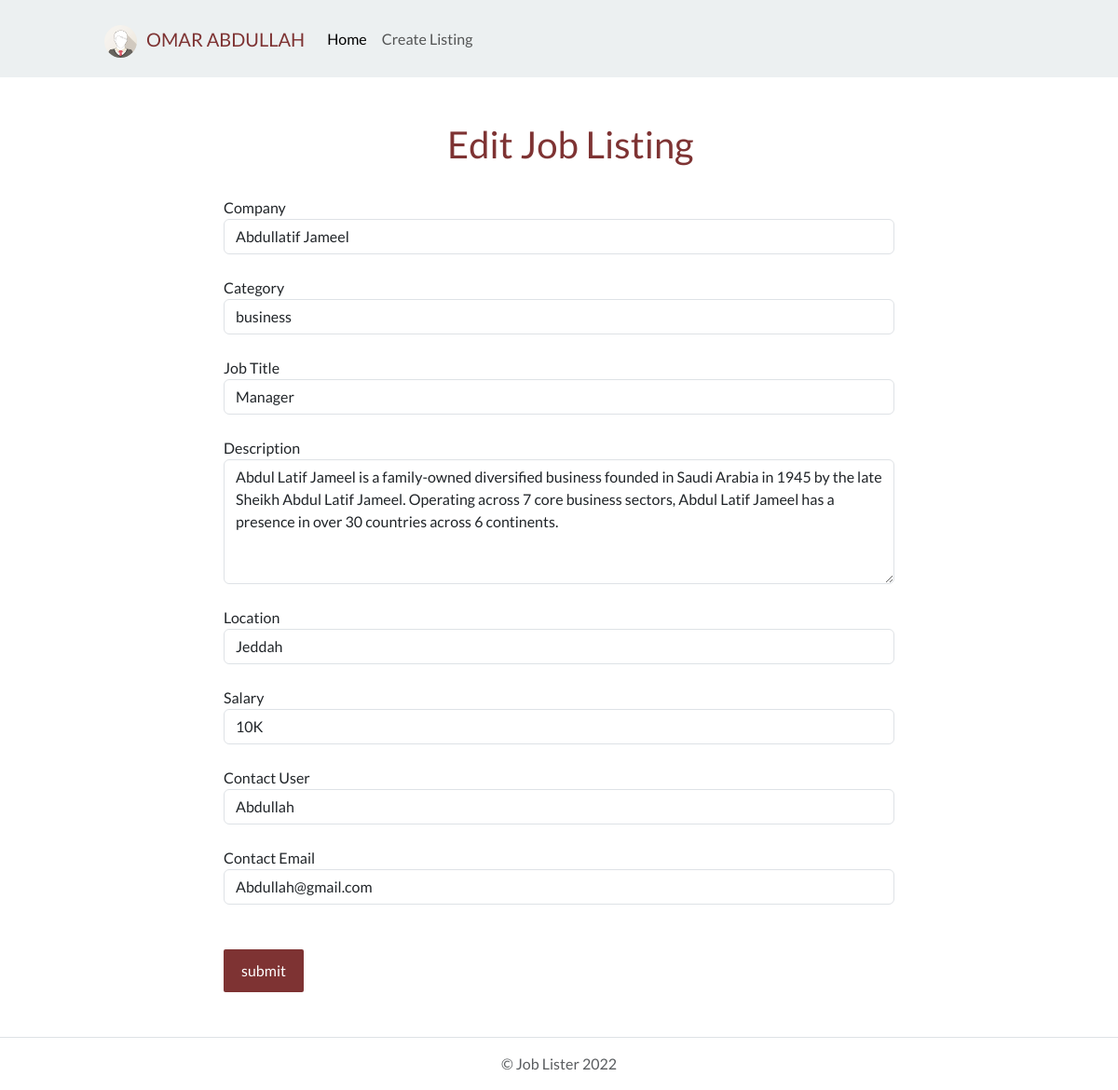
Page /edit.php?id=15 on the committed database.
### tables this page shows
CREATE TABLE `jobs` (
  `id` int(11) NOT NULL,
  `category_id` int(11) NOT NULL,
  `company` varchar(255) NOT NULL,
  `job_title` varchar(255) NOT NULL,
  `description` varchar(255) NOT NULL,
  `salary` varchar(255) NOT NULL,
  `location` varchar(255) NOT NULL,
  `contact_user` varchar(255) NOT NULL,
  `contact_email` varchar(255) NOT NULL,
  `post_date` timestamp NOT NULL DEFAULT current_timestamp()
);

### lib/Template.php (called while the page is built, shortened)
<?php
class Template {
    protected $template;
    public function __construct($template) {
        $this->template = $template ;
    }
    public function __toString() {
        include basename($this->template);
        return ob_get_clean();
    }
}

### lib/Database.php (called while the page is built, shortened)
<?php
class Database {
    private $host = DB_HOST;
    private $user = DB_USER;
    private $pass = DB_PASS;
    private $dbname = DB_NAME;
    private $dbh;
    private $stmt;
    public function __construct() {
        $dsn = "mysql:host=" . $this->host . ";dbname=" . $this->dbname;
        $options = array(
            PDO::ATTR_PERSISTENT => true ,
            PDO::ATTR_ERRMODE => PDO::ERRMODE_EXCEPTION
        );
        try {
            $this->dbh = new PDO($dsn, $this->user, $this->pass, $options);
        } catch (PDOException $e) {
            $this->error = $e->getMessage();
        }
    }
        public function query($query) {
            $this->stmt = $this->dbh->prepare($query);
        }
        public function bind($param, $value, $type = null) {
            if (is_null($type)) {
                switch(true){
                    default :
                        $type = PDO::PARAM_STR;
                }
            }
            $this->stmt->bindValue($param,$value,$type);
        }
        public function execute() {
            return $this->stmt->execute();
        }
        public function resultSet() {
            $this->execute();
            return $this->stmt->fetchAll(PDO::FETCH_OBJ);
        }
        public function single() {
            $this->execute();
            return $this->stmt->fetch(PDO::FETCH_OBJ);
        }
}

### lib/Job.php (called while the page is built, shortened)
<?php
class Job {
    private $db;
    public function __construct() {
        $this->db = new Database();
    }
    public function getCategories() {
        $this->db->query("SELECT * FROM categories");
        $results = $this->db->resultSet();
        return $results;
    }
    public function getJob($id) {
        $this->db->query("SELECT * FROM jobs WHERE id =
        :id");
        $this->db->bind(':id', $id);
        $row = $this->db->single();
        return $row;
    }
}

### template/job-edit.php (the view, shortened to what this page needs)
<?php include 'include/header.php';?>
<br><br>
    <h2 class="page-header" style="margin-left:12em; margin-right:10em;color:#7e3333;">Edit Job Listing</h2><br>
    <form action="edit.php?id=<?php echo $job->id;?>" method="post">
        <div class="form-group" style="margin-left:15em; margin-right:15em;">
            <label>Company</label><br>
            <input type="text" class="form-control" name="company" value="<?php echo $job->company;?>">
        </div><br>
        <div class="form-group" style="margin-left:15em; margin-right:15em;">
            <label>Category</label><br>
            <select name="category" class="form-control">
                <?php foreach($categories as $category) :?>
                    <?php if($job->category_id == $category->id): ?>
                    <option value="<?php echo $category->id; ?>" selected><?php echo $category->name; ?></option>
                <?php else: ?>
                    <option value="<?php echo $category->id; ?>"><?php echo $category->name; ?></option>
                <?php endif; ?>
                <?php endforeach; ?>
            </select>
        </div><br>
        <div class="form-group" style="margin-left:15em; margin-right:15em;">
            <label>Job Title</label><br>
            <input type="text" class="form-control" name="job_title" value="<?php echo $job->job_title;?>">
        </div><br>
        <div class="form-group" style="margin-left:15em; margin-right:15em;">
            <label>Description</label><br>
            <textarea class="form-control" rows="5" name="description"><?php echo $job->description;?></textarea>
        </div><br>
        <div class="form-group" style="margin-left:15em; margin-right:15em;">
            <label>Location</label><br>
            <input type="text" class="form-control" name="location" value="<?php echo $job->location;?>">
        </div><br>
        <div class="form-group" style="margin-left:15em; margin-right:15em;">
            <label>Salary</label><br>
            <input type="text" class="form-control" name="salary" value="<?php echo $job->salary;?>">
        </div><br>
        <div class="form-group" style="margin-left:15em; margin-right:15em;">
            <label>Contact User</label><br>
            <input type="text" class="form-control" name="contact_user" value="<?php echo $job->contact_user;?>">
        </div><br>
        <div class="form-group" style="margin-left:15em; margin-right:15em;">
            <label>Contact Email</label><br>
            <input type="text" class="form-control" name="contact_email" value="<?php echo $job->contact_email;?>">
        </div><br><br>
        <input type="submit" class="btn btn-default" value="submit" name="submit" style="margin-left:15em; padding: 10px 18px; color: white !important;
        background: #444;
        background-color: #7e3333;
        border-radius: 2px;">
        <br><br>
    </form>
<?php include 'include/footer.php'; ?>

### rows in the picture
jobs: company "Abdullatif Jameel", job_title "Manager", description "Abdul Latif Jameel is a family-owned diversified business founded in Saudi Arabia in 1945 by the late Sheikh Abdul Latif Jameel. Operating across 7 core business sectors, Abdul Latif Jameel has a presence in over 30 countries across 6 continents.", location "Jeddah", salary "10K", contact_user "Abdullah", contact_email "Abdullah@gmail.com"

### other values in the picture
form field category "business"
